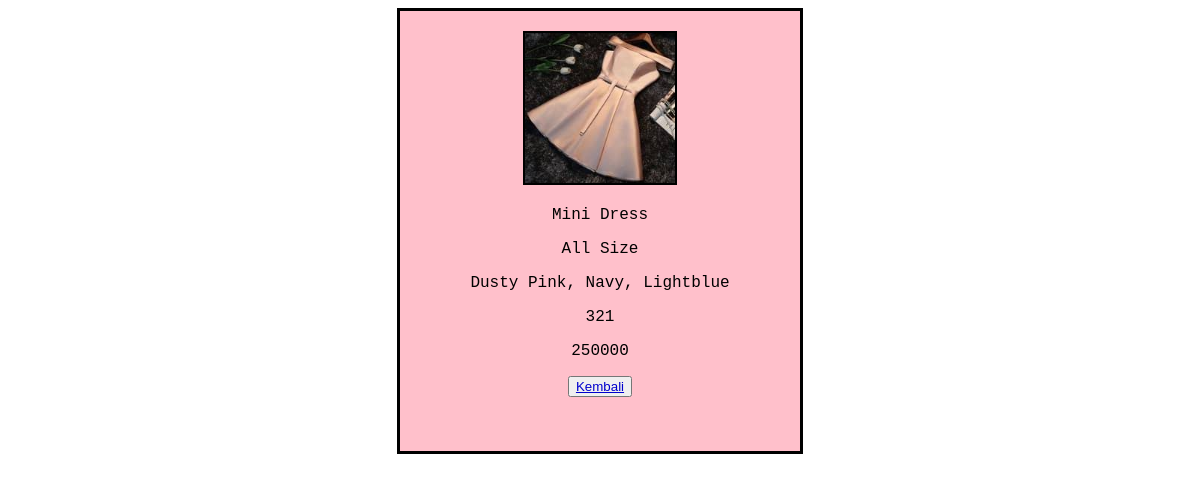
The app's page /latihan5c/php/detail.php?id=1 with its own data.
### tables this page shows
CREATE TABLE `pakaian` (
  `id` int(11) NOT NULL,
  `foto` varchar(50) NOT NULL,
  `nama` varchar(100) NOT NULL,
  `ukuran` varchar(100) NOT NULL,
  `warna` varchar(100) NOT NULL,
  `stok` int(11) NOT NULL,
  `harga` int(11) NOT NULL
);

### latihan5c/php/functions.php (called while the page is built)
<?php
function koneksi() {
    $conn = mysqli_connect("localhost", "root", "") or die("koneksi ke DB gagal");
    mysqli_select_db($conn, "tubes_193040015") or die("Dtabase salah!");
    return $conn;
}
function query($sql) {
    $conn = koneksi();
    $result = mysqli_query($conn, "$sql");
    $rows = [];
    while ($row = mysqli_fetch_assoc($result)) {
        $rows[] = $row;
    }
    return $rows;
}
?>

### latihan5c/php/detail.php (the view, shortened to what this page needs)
<?php
    require 'functions.php';
    $id = $_GET['id'];
    $p = query("SELECT * FROM pakaian WHERE id = $id")[0];
?>
<!DOCTYPE html>
<html lang="en">
<head>
</head>
<body>
    <div class="container">
        <div class="gambar">
            <img src="../assets/img/<?= $p["foto"]; ?>" alt="">
        </div>
        <div class="keterangan">
            <p><?= $p["nama"]; ?></p>
            <p><?= $p["ukuran"]; ?></p>
            <p><?= $p["warna"]; ?></p>
            <p><?= $p["stok"]; ?></p>
            <p><?= $p["harga"]; ?></p>
        </div>
        <button class="tombol-kembali"><a href="../index.php">Kembali</a>
    </div>
</body>
</html>

### latihan5c/php/detail.php (style rules this page uses)
.container { border : 3px solid black; background-color: pink; width: 400px; height : 400px; margin : auto; padding : 20px 0 20px 0; text-align: center; font-family: courier; font-size: medium; }
img { border : 2px solid black; width : 150px; height : 150px; }
button:link, a:link { color : #0000CD; }

### records on screen
pakaian: foto (picture), nama "Mini Dress", ukuran "All Size", warna "Dusty Pink, Navy, Lightblue", stok "321", harga "250000"
